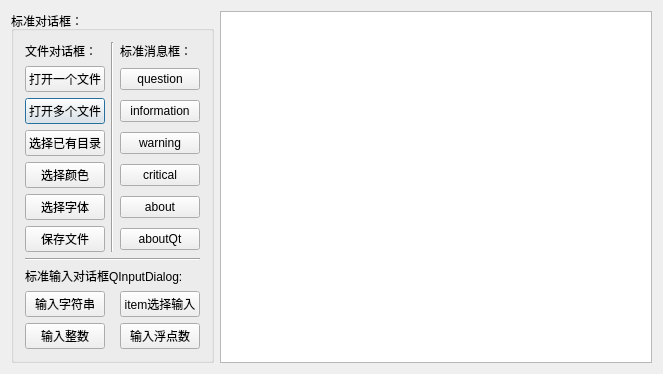
<?xml version="1.0" encoding="UTF-8"?>
<ui version="4.0">
 <class>ExDialog</class>
 <widget class="QDialog" name="ExDialog">
  <property name="geometry">
   <rect>
    <x>0</x>
    <y>0</y>
    <width>663</width>
    <height>341</height>
   </rect>
  </property>
  <property name="windowTitle">
   <string>ExDialog</string>
  </property>
  <layout class="QHBoxLayout" name="horizontalLayout">
   <item>
    <widget class="QGroupBox" name="groupBox">
     <property name="title">
      <string>标准对话框：</string>
     </property>
     <layout class="QGridLayout" name="gridLayout">
      <item row="2" column="0">
       <widget class="QPushButton" name="btnOpenFiles">
        <property name="text">
         <string>打开多个文件</string>
        </property>
       </widget>
      </item>
      <item row="8" column="0" colspan="3">
       <widget class="Line" name="line_2">
        <property name="orientation">
         <enum>Qt::Horizontal</enum>
        </property>
       </widget>
      </item>
      <item row="11" column="0">
       <widget class="QPushButton" name="btnGetString">
        <property name="text">
         <string>输入字符串</string>
        </property>
       </widget>
      </item>
      <item row="11" column="2">
       <widget class="QPushButton" name="btnGetItem">
        <property name="text">
         <string>item选择输入</string>
        </property>
       </widget>
      </item>
      <item row="0" column="2">
       <widget class="QLabel" name="labMsg">
        <property name="text">
         <string>标准消息框：</string>
        </property>
       </widget>
      </item>
      <item row="12" column="0">
       <widget class="QPushButton" name="btnInt">
        <property name="text">
         <string>输入整数</string>
        </property>
       </widget>
      </item>
      <item row="12" column="2">
       <widget class="QPushButton" name="btnDouble">
        <property name="text">
         <string>输入浮点数</string>
        </property>
       </widget>
      </item>
      <item row="0" column="0">
       <widget class="QLabel" name="labFile">
        <property name="text">
         <string>文件对话框：</string>
        </property>
       </widget>
      </item>
      <item row="3" column="0">
       <widget class="QPushButton" name="btnExistingDir">
        <property name="text">
         <string>选择已有目录</string>
        </property>
       </widget>
      </item>
      <item row="0" column="1" rowspan="7">
       <widget class="Line" name="line">
        <property name="orientation">
         <enum>Qt::Vertical</enum>
        </property>
       </widget>
      </item>
      <item row="5" column="0">
       <widget class="QPushButton" name="btnGetFont">
        <property name="text">
         <string>选择字体</string>
        </property>
       </widget>
      </item>
      <item row="4" column="0">
       <widget class="QPushButton" name="btnGetColor">
        <property name="text">
         <string>选择颜色</string>
        </property>
       </widget>
      </item>
      <item row="1" column="2">
       <widget class="QPushButton" name="btnQuestion">
        <property name="text">
         <string>question</string>
        </property>
       </widget>
      </item>
      <item row="3" column="2">
       <widget class="QPushButton" name="btnWarning">
        <property name="text">
         <string>warning</string>
        </property>
       </widget>
      </item>
      <item row="4" column="2">
       <widget class="QPushButton" name="btnCritical">
        <property name="text">
         <string>critical</string>
        </property>
       </widget>
      </item>
      <item row="2" column="2">
       <widget class="QPushButton" name="btnInformation">
        <property name="text">
         <string>information</string>
        </property>
       </widget>
      </item>
      <item row="5" column="2">
       <widget class="QPushButton" name="btnAbout">
        <property name="text">
         <string>about</string>
        </property>
       </widget>
      </item>
      <item row="6" column="2">
       <widget class="QPushButton" name="btnAboutQt">
        <property name="text">
         <string>aboutQt</string>
        </property>
       </widget>
      </item>
      <item row="6" column="0">
       <widget class="QPushButton" name="btnSaveFile">
        <property name="text">
         <string>保存文件</string>
        </property>
       </widget>
      </item>
      <item row="1" column="0">
       <widget class="QPushButton" name="btnOpenFile">
        <property name="text">
         <string>打开一个文件</string>
        </property>
       </widget>
      </item>
      <item row="10" column="0" colspan="3">
       <widget class="QLabel" name="labInput">
        <property name="text">
         <string>标准输入对话框QInputDialog:</string>
        </property>
       </widget>
      </item>
     </layout>
    </widget>
   </item>
   <item>
    <widget class="QPlainTextEdit" name="plainTextEdit"/>
   </item>
  </layout>
 </widget>
 <layoutdefault spacing="6" margin="11"/>
 <resources/>
 <connections/>
</ui>
